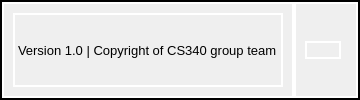
     <widget class="QFrame" name="Footer_frame">
      <property name="maximumSize">
       <size>
        <width>16777215</width>
        <height>16777213</height>
       </size>
      </property>
      <property name="styleSheet">
       <string notr="true">
border-style: solid;
border-width:2px;


</string>
      </property>
      <property name="frameShape">
       <enum>QFrame::StyledPanel</enum>
      </property>
      <property name="frameShadow">
       <enum>QFrame::Raised</enum>
      </property>
      <layout class="QHBoxLayout" name="horizontalLayout_6">
       <property name="spacing">
        <number>0</number>
       </property>
       <property name="leftMargin">
        <number>0</number>
       </property>
       <property name="topMargin">
        <number>0</number>
       </property>
       <property name="rightMargin">
        <number>0</number>
       </property>
       <property name="bottomMargin">
        <number>0</number>
       </property>
       <item>
        <widget class="QFrame" name="footer_left_frame">
         <property name="styleSheet">
          <string notr="true">
border-color: rgb(255,255,255);

    
</string>
         </property>
         <property name="frameShape">
          <enum>QFrame::StyledPanel</enum>
         </property>
         <property name="frameShadow">
          <enum>QFrame::Raised</enum>
         </property>
         <layout class="QHBoxLayout" name="horizontalLayout_7">
          <item>
           <widget class="QLabel" name="label_2">
            <property name="font">
             <font>
              <pointsize>10</pointsize>
             </font>
            </property>
            <property name="text">
             <string>Version 1.0 | Copyright of CS340 group team</string>
            </property>
           </widget>
          </item>
         </layout>
        </widget>
       </item>
       <item>
        <widget class="QFrame" name="footer_right_frame">
         <property name="styleSheet">
          <string notr="true">
border-color: rgb(255,255,255);

    
</string>
         </property>
         <property name="frameShape">
          <enum>QFrame::StyledPanel</enum>
         </property>
         <property name="frameShadow">
          <enum>QFrame::Raised</enum>
         </property>
         <layout class="QHBoxLayout" name="horizontalLayout_5">
          <item alignment="Qt::AlignRight">
           <widget class="QPushButton" name="pushButton_2">
            <property name="text">
             <string/>
            </property>
            <property name="icon">
             <iconset resource="icons/icons.qrc">
              <normaloff>:/image/icons8-questions-30.png</normaloff>:/image/icons8-questions-30.png</iconset>
            </property>
            <property name="iconSize">
             <size>
              <width>25</width>
              <height>25</height>
             </size>
            </property>
           </widget>
          </item>
          <item>
           <widget class="QFrame" name="size_grip">
            <property name="maximumSize">
             <size>
              <width>10</width>
              <height>10</height>
             </size>
            </property>
            <property name="frameShape">
             <enum>QFrame::StyledPanel</enum>
            </property>
            <property name="frameShadow">
             <enum>QFrame::Raised</enum>
            </property>
           </widget>
          </item>
         </layout>
        </widget>
       </item>
      </layout>
     </widget>
